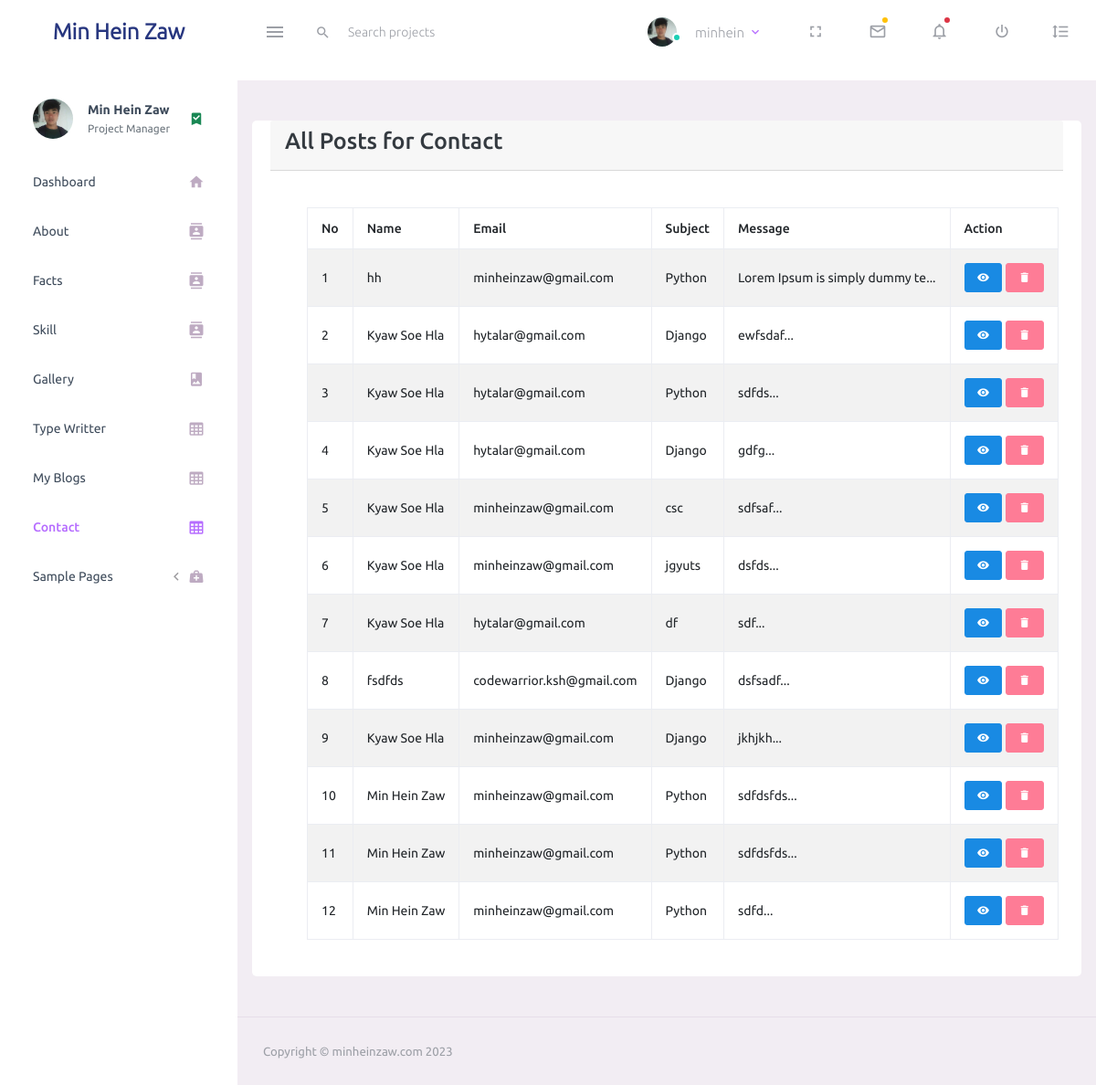
/contact/ (signed in), run on an earlier commit of the app's database.
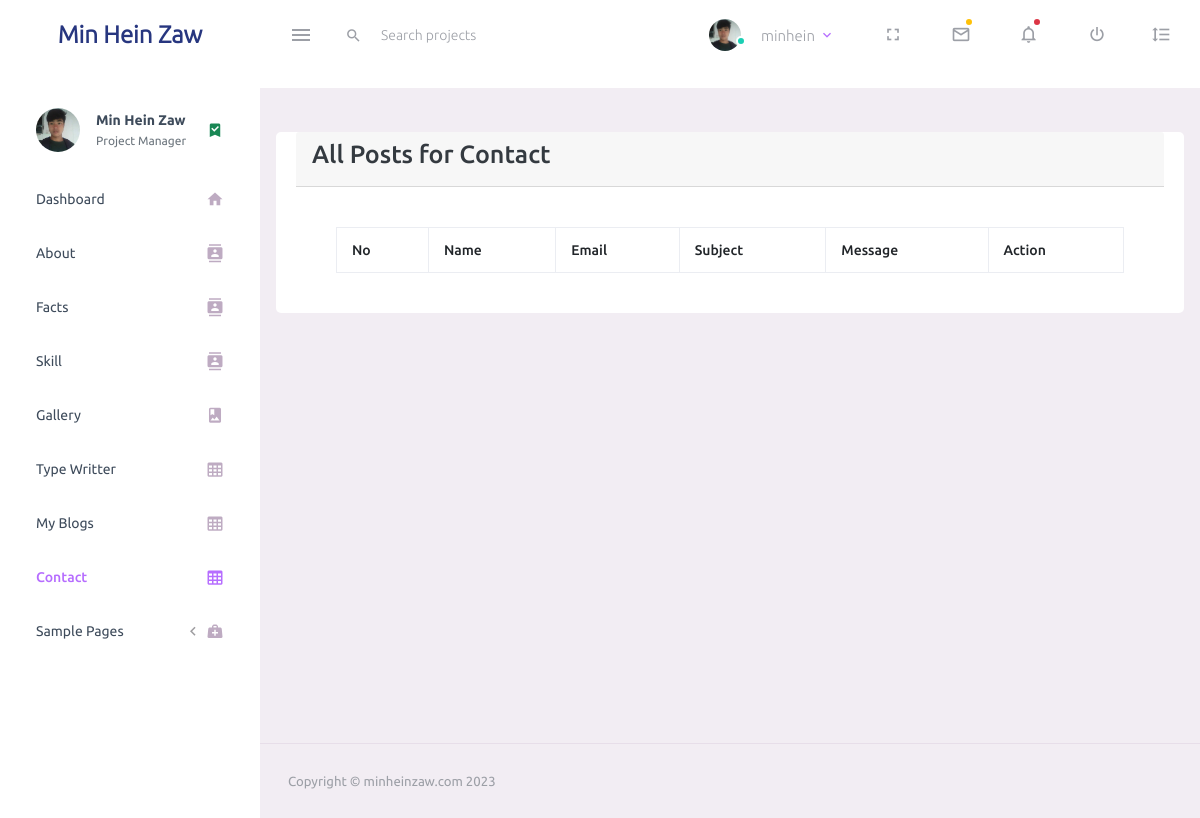
And on a later commit of the database.
### base/models.py (models this page shows, shortened)
class About(models.Model):
    name = models.CharField(max_length=100, null=True)
    birthday = models.DateField(null=True)
    email = models.EmailField(null=True)
    phone = models.CharField(max_length=15, null=True)
    address = models.CharField(max_length=100, null=True)
    description = RichTextField(null=True, blank=True)
    created = models.DateTimeField(auto_now=True)
    updated = models.DateTimeField(auto_now_add=True)

class Contact(models.Model):
    name = models.CharField(max_length=50, null=True)
    email = models.EmailField(null=True)
    subject = models.CharField(max_length=50, null=True)
    message = models.TextField(null=True)
    created = models.DateTimeField(auto_now=True)
    updated = models.DateTimeField(auto_now_add=True)
    class Meta:
        ordering = ['-created', '-updated']

### base/views.py (the view)
# urls.py: path('contact/', views.contactPage, name="contact"),
@login_required (login_url='login')
def contactPage(request):
    abouts = About.objects.all()
    contacts = Contact.objects.all()
    context = {'abouts':abouts,'contacts':contacts}
    return render(request, 'backend/contact/contact.html', context)

### base/templates/backend/contact/contact.html (shortened to what this page needs)
{% extends 'main.html' %}
{% block content %}
    <div class="row">
            <div class="card">
                <div class="card-header">
                    <div class="row">
                        <div class="col-md-9">
                            <h3>All Posts for Contact</h3>
                        </div>
                    </div>
                </div>
                <div class="card-body">
                    <table class="table table-striped table-bordered">
                        <thead>
                            <tr>
                                <th>No</th>
                                <th>Name</th>
                                <th>Email</th>
                                <th>Subject</th>
                                <th>Message</th>
                                <th>Action</th>
                            </tr>
                        </thead>
                        <tbody>
                            {% for contact in contacts %}
                                <tr>
                                    <td>{{forloop.counter}}</td>
                                    <td>{{contact.name}}</td>
                                    <td>{{contact.email}}</td>
                                    <td>{{contact.subject}}</td>
                                    <td>{{contact.message|stringformat:".30s"}}...</td>
                                    <td>
                                        <a href="{% url 'contact-view' contact.id %}" class="btn btn-info btn-sm"><span class="mdi mdi-eye"></span></a>
                                        <a href="{% url 'contact-delete' contact.id %}" class="btn btn-danger btn-sm"><span class="mdi mdi-delete"></span></a>
                                    </td>
                                </tr>
                            {% endfor %}
                        </tbody>
                    </table>
                </div>
            </div>
    </div>
{% endblock content %}

### templates/sidebar.html (shortened to what this page needs)
{% load static %}
<nav class="sidebar sidebar-offcanvas" id="sidebar">
    <ul class="nav">
      <li class="nav-item nav-profile">
        <a href="#" class="nav-link">
          <div class="nav-profile-image">
            <img src="{% static 'assets/images/logo.jpg' %}" alt="profile">
          </div>
          <div class="nav-profile-text d-flex flex-column">
            {% for about in abouts %}
            <span class="font-weight-bold mb-2">{{about.name}}</span>
            {% endfor %}
            <span class="text-secondary text-small">Project Manager</span>
          </div>
          <i class="mdi mdi-bookmark-check text-success nav-profile-badge"></i>
        </a>
      </li>
      {% url 'index' as url %}
      <li class="nav-item {% if request.path == url %}active{% endif %}">
        <a class="nav-link" href="{% url 'index' %}">
          <span class="menu-title">Dashboard</span>
          <i class="mdi mdi-home menu-icon"></i>
        </a>
      </li>
      {% url 'about' as url %}
      <li class="nav-item {% if request.path == url %}active{% endif %}">
        <a class="nav-link" href="{% url 'about' %}">
          <span class="menu-title">About</span>
          <i class="mdi mdi-contacts menu-icon"></i>
        </a>
      </li>
      {% url 'fact' as url %}
      <li class="nav-item {% if request.path == url %}active{% endif %}">
        <a class="nav-link" href="{% url 'fact' %}">
          <span class="menu-title">Facts</span>
          <i class="mdi mdi-contacts menu-icon"></i>
        </a>
      </li>
      {% url 'skill' as url %}
      <li class="nav-item {% if request.path == url %}active{% endif %}">
        <a class="nav-link" href="{% url 'skill' %}">
          <span class="menu-title">Skill</span>
          <i class="mdi mdi-contacts menu-icon"></i>
        </a>
      </li>
      {% url 'gallery' as url %}
      <li class="nav-item {% if request.path == url %}active{% endif %}">
        <a class="nav-link" href="{% url 'gallery' %}">
          <span class="menu-title">Gallery</span>
          <i class="mdi mdi-image-album menu-icon"></i>
        </a>
      </li>
      {% url 'typewritter' as url %}
      <li class="nav-item {% if request.path == url %}active{% endif %}">
        <a class="nav-link" href="{% url 'typewritter' %}">
          <span class="menu-title">Type Writter</span>
          <i class="mdi mdi-table-large menu-icon"></i>
        </a>
      </li>
      {% url 'myblog' as url %}
      <li class="nav-item {% if request.path == url %}active{% endif %}">
        <a class="nav-link" href="{% url 'myblog' %}">
          <span class="menu-title">My Blogs</span>
          <i class="mdi mdi-table-large menu-icon"></i>
        </a>
      </li>
      {% url 'contact' as url %}
      <li class="nav-item {% if request.path == url %}active{% endif %}">
        <a class="nav-link" href="{% url 'contact' %}">
          <span class="menu-title">Contact</span>
          <i class="mdi mdi-table-large menu-icon"></i>
        </a>
      </li>
      <li class="nav-item">
        <a class="nav-link" data-bs-toggle="collapse" href="#general-pages" aria-expanded="false" aria-controls="general-pages">
          <span class="menu-title">Sample Pages</span>
          <i class="menu-arrow"></i>
          <i class="mdi mdi-medical-bag menu-icon"></i>
        </a>
      </li>
    </ul>
  </nav>

What changed in the data, as far as the page shows it:
removed Contact: name "hh", email "minheinzaw@gmail.com", subject "Python", message "Lorem Ipsum is simply dummy te"
removed Contact: name "Kyaw Soe Hla", email "hytalar@gmail.com", subject "Django", message "ewfsdaf"
removed Contact: name "Kyaw Soe Hla", email "hytalar@gmail.com", subject "Python", message "sdfds"
removed Contact: name "Kyaw Soe Hla", email "hytalar@gmail.com", subject "Django", message "gdfg"
removed Contact: name "Kyaw Soe Hla", email "minheinzaw@gmail.com", subject "csc", message "sdfsaf"
removed Contact: name "Kyaw Soe Hla", email "minheinzaw@gmail.com", subject "jgyuts", message "dsfds"
removed Contact: name "Kyaw Soe Hla", email "hytalar@gmail.com", subject "df", message "sdf"
removed Contact: name "fsdfds", email "codewarrior.ksh@gmail.com", subject "Django", message "dsfsadf"
removed Contact: name "Kyaw Soe Hla", email "minheinzaw@gmail.com", subject "Django", message "jkhjkh"
removed Contact: name "Min Hein Zaw", email "minheinzaw@gmail.com", subject "Python", message "sdfdsfds"
removed Contact: name "Min Hein Zaw", email "minheinzaw@gmail.com", subject "Python", message "sdfdsfds"
removed Contact: name "Min Hein Zaw", email "minheinzaw@gmail.com", subject "Python", message "sdfd"
